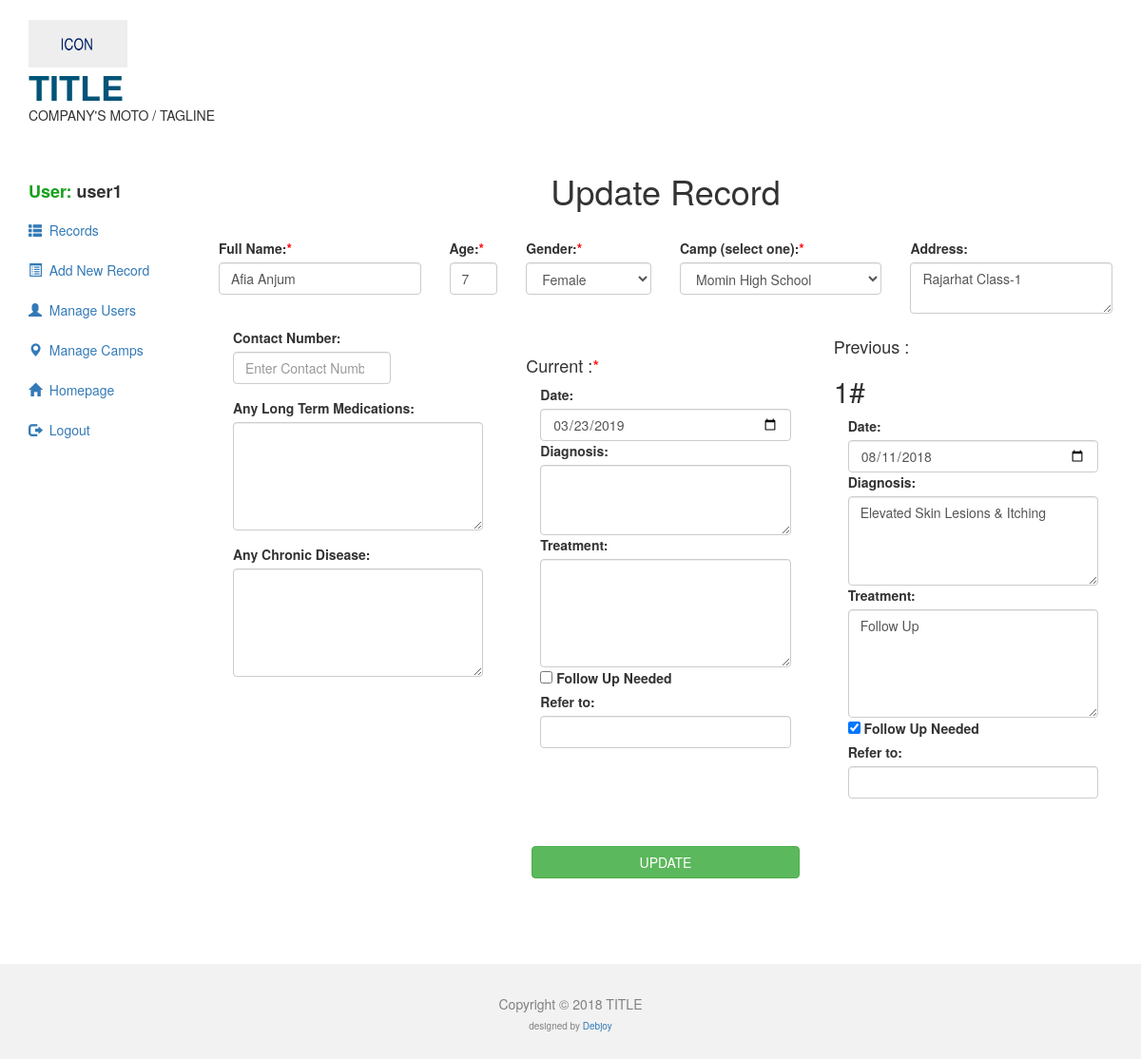
Page /MAIN/updatemain.php?id=1 (signed in) on the committed database.
### tables this page shows
CREATE TABLE IF NOT EXISTS `records` (
  `id` int(11) NOT NULL AUTO_INCREMENT,
  `uniqueid` varchar(50) NOT NULL,
  `name` varchar(100) NOT NULL,
  `age` varchar(50) NOT NULL,
  `gender` varchar(50) NOT NULL,
  `phno` varchar(20) NOT NULL,
  `camp` varchar(100) NOT NULL,
  `address` varchar(200) NOT NULL,
  `ltmeds` varchar(300) NOT NULL,
  `chronic` varchar(300) NOT NULL,
  `date` varchar(5000) NOT NULL,
  `diagnosis` varchar(20000) NOT NULL,
  `treat` varchar(20000) NOT NULL,
  `refer` varchar(10000) NOT NULL,
  `followup` varchar(100) NOT NULL,
  `date1` varchar(50) NOT NULL,
  `diagnosis1` varchar(200) NOT NULL,
  `treatment1` varchar(200) NOT NULL,
  `refer1` varchar(50) NOT NULL,
  PRIMARY KEY (`id`)
);

CREATE TABLE IF NOT EXISTS `institution` (
  `id` int(100) NOT NULL AUTO_INCREMENT,
  `name` varchar(200) NOT NULL,
  `state` varchar(100) NOT NULL,
  `city` varchar(100) NOT NULL,
  `pin` int(100) NOT NULL,
  `address` varchar(200) NOT NULL,
  PRIMARY KEY (`id`)
);

### MAIN/updatemain.php (the view, shortened to what this page needs)
<!DOCTYPE html>
<html lang="en">
<head>
  <link rel="stylesheet" href="cs/bootstrap.min.css">
  <link rel="stylesheet" href="cs/style.css">
</head>
<body>
    <div class="container" >
        <a href="index.php" style="text-decoration:none;" target="_blank"><h1 onmouseover="this.style.color='#0072a3'" onmouseout="this.style.color='#005477'" style="color:#005477;margin-bottom:0px;"><img src="images/finallogo.png" height="50px"><br><strong>TITLE</strong></h1>
        </a>
        <p >COMPANY'S MOTO / TAGLINE</p>
    </div>
    <div class="container-fluid">
        <div class="row">
            <div class="col-sm-2">
            <br><br>
                <ul id="Side_Menu" class="nav nav-pills nav-stacked">
                <li>
                    <h4>&nbsp;&nbsp;&nbsp;<strong style="color:#14a01b;">User:</strong><strong> <?php echo  $_SESSION["Username"]; ?></strong></h4>
                </li>
                <li >
                <a href="main.php">
                <span class="glyphicon glyphicon-th-list"></span>
                &nbsp;Records</a></li>
                <li ><a href="newrecord.php">
                <span class="glyphicon glyphicon-list-alt"></span>
                &nbsp;Add New Record</a></li>
                <li><a href="manage.php">
                <span class="glyphicon glyphicon-user"></span>
                &nbsp;Manage Users</a></li>
                <li ><a href="newinstitution.php">
                <span class="glyphicon glyphicon-map-marker"></span>
                &nbsp;Manage Camps</a></li>
		<li ><a href="index.php" target="_blank">
                <span class="glyphicon glyphicon-home"></span>
                &nbsp;Homepage</a></li>
                <li><a href="logout.php">
                    <span class="glyphicon glyphicon-log-out"></span>
                    &nbsp;Logout</a>
                </li>
            </ul>
            </div>
            <div class="container col-sm-10">
                <br>
                <h1 style="text-align:center;">Update Record</h1>
                <br>
                <?php
                $id=mysql_real_escape_string($_GET["id"]);
                $query="SELECT * FROM records WHERE id=$id";
                $Execute=mysql_query($query);
                $rows = mysql_fetch_assoc($Execute)
                ?>
            <form action="recordupdating.php?id=<?php echo $_GET["id"]; ?>" id="recordform"  method="POST">
                <div class="form-group col-sm-3 ">
                      <label for="name">Full Name:<span style="color:red;">*</span></label>
                      <input type="text" class="form-control" placeholder="Enter your full name" name="name" id="nameinput" value="<?php echo $rows["name"] ?>" required>
                </div>
                <div class="form-group col-sm-1 ">
                      <label for="age">Age:<span style="color:red;">*</span></label>
                      <input type="number" class="form-control" id="ageinput" value="<?php echo $rows["age"] ?>" placeholder="age" name="age" required>
                </div>
                <div class="form-group col-sm-2">
                      <label for="gender">Gender:<span style="color:red;">*</span></label>
                      <select class="form-control" id="genderinput" name="gender">
                          <option value="Female" <?php if($rows["gender"]==="Female") echo "selected"; ?>>Female</option>
                      </select>
                </div>
                <div class="form-group col-sm-3">
                      <label for="camp">Camp (select one):<span style="color:red;">*</span></label>
                      <select class="form-control" name="camp" id="campinput" required>
                          <?php
                          $Querry="SELECT * FROM institution";
                          $execute=mysql_query( $Querry);
                          while($row = mysql_fetch_assoc($execute))
                          {
                            ?><option value="<?php echo $row["name"]; ?>"
                             <?php
                                  if($row["name"]===$rows["camp"]){
                                      echo "selected";
                                  }
                                  ?>
                            ><?php echo $row["name"]; ?></option>
                        <?php }
                          ?>
                      </select>
                </div>
                <div class="form-group col-sm-3">
                      <label for="address">Address:</label>
                      <textarea class="form-control" rows="2" id="addressinput" name="address" ><?php echo $rows["address"]; ?></textarea>
                </div>
                <div class="col-sm-4">
                <div class="form-group col-sm-8">
                      <label for="phono">Contact Number:</label>
                      <input class="form-control" type="number" id="phonoinput" placeholder="Enter Contact Number"  value="<?php echo $rows["phno"]; ?>" name="phono">
                </div>
                <div class="form-group col-sm-12">
                      <label for="longtermmeds">Any Long Term Medications:</label>
                      <textarea class="form-control" rows="5" name="longtermmeds"><?php echo $rows["ltmeds"]; ?></textarea>
                </div>
                <div class="form-group col-sm-12">
                      <label for="chronic">Any Chronic Disease:</label>
                      <textarea class="form-control" rows="5" name="chronic"><?php echo $rows["chronic"]; ?></textarea>
                </div>
                </div>
                <div class="form-group col-sm-4">
                     <br>
                      <h4>Current :<span style="color:red;">*</span></h4>
                    <div class="col-sm-12 form-group">
                      <label for="curdatecamp">Date:</label>
                      <input type="date" name="curdatecamp" class="form-control" value="<?php date_default_timezone_set("Asia/Calcutta"); echo date("Y-m-d");?>">
                      <label for="curdiagnosiscamp">Diagnosis:</label>
                      <textarea name="curdiagnosiscamp" rows="3" class="form-control"></textarea>
                      <label for="curtreatcamp">Treatment:</label>
                      <textarea name="curtreatcamp"  rows="5" class="form-control"></textarea>
                      <label><input type="checkbox" name="curfollowcamp" id="followinput" value="1"> Follow Up Needed</label><br>
                      <label for="currefercamp">Refer to:</label>
                      <input type="text" name="currefercamp" class="form-control" value="">
                    </div>
                </div>
                <div class="form-group col-sm-4" id="HealthCamp">
                     <h4>Previous :</h4>
                     <?php
                    $dates=unserialize($rows["date"]);
                    $treat=unserialize($rows["treat"]);
                    $diag=unserialize($rows["diagnosis"]);
                    $refer=unserialize($rows["refer"]);
                    if($rows["followup"]=="")
                        $follow=array("");
                    else{
                        if($rows["followup"])
                            $follow=unserialize($rows["followup"]);}
                    for($i=0;$i<sizeof($dates);$i++){
                    ?>
                   <h2><?php echo $i+1 ;?>#</h2>
                    <div class="col-sm-12 form-group">
                      <label for="datecamp[]">Date:</label>
                      <input type="date" name="datecamp[]" id="dateid" value="<?php echo $dates[$i]; ?>" class="form-control ">
                      <label for="diagnosiscamp[]">Diagnosis:</label>
                      <textarea name="diagnosiscamp[]" rows="4" id="diatid" class="form-control"><?php echo $diag[$i]; ?></textarea>
                      <label for="treatcamp[]">Treatment:</label>
                      <textarea name="treatcamp[]"  rows="5" id="treatid" class="form-control"><?php echo $treat[$i]; ?></textarea>
                       <label><input type='checkbox' name='followcamp[]' value='1'
                        <?php
                        if(isset($follow[$i])){
                                if($follow[$i]==1)
                                    echo "checked";
                            }  ?>
                            > Follow Up Needed </label><br>
                      <label for='refercamp[]'>Refer to:</label> <input type='text' name='refercamp[]' class='form-control' value='<?php echo $refer[$i]; ?>'>
                    </div>
                    <?php }
                    mysql_close($select);?>
                </div>
                <div style="text-align:center" class="col-sm-12">
                   <br>
                    <a style="width:30%;" onclick="lastcheck();"  class="btn btn-default btn-success" name="sub">UPDATE</a>
                    <br><br><br>
                </div>
                <br><br><br>
            </form>
            </div>
        </div>
    </div>
    <div class="container-fluid " id="footer">
        <h5>Copyright © 2018 TITLE</h5>
        <h6 style="font-size:10px;">designed by <a href="http://debjoy.000webhostapp.com/inner.html" target="_blank">Debjoy</a></h6>
    </div>
</body>
</html>

### MAIN/cs/style.css (style rules this page uses)
#footer { color:grey; height:100px; margin-top:50px; text-align:center; padding-top:25px; padding-bottom:25px; background-color:#f2f2f2; }

### rows in the picture
records: name "Afia Anjum", age "7", gender "Female", camp "Momin High School", address "Rajarhat Class-1", date "08/11/2018", diagnosis "Elevated Skin Lesions & Itching", treat "Follow Up", followup "☑"

### other values in the picture
$_SESSION["Username"] "user1"
